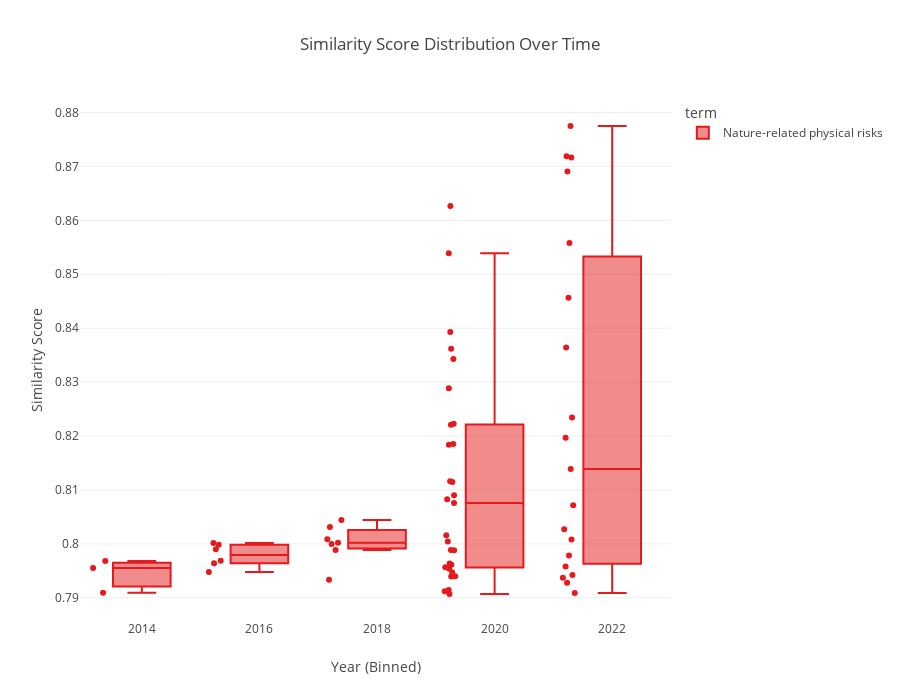

Notebook code cell kept with this figure:
### Code cell
risk_glossary_term = ['Nature-related physical risks']

boxplot_terms_over_time(all_terms_similar_embeddings,risk_glossary_term)

### Figure 1 — Plotly figure (JSON) as saved in the notebook; plotly's stock layout.template omitted (floating-point values rounded to 4 significant figures)
{"data": [{"alignmentgroup": "True", "boxpoints": "all", "hovertemplate": "term=Nature-related physical risks<br>Time Period=%{x}<br>Similarity Score=%{y}<extra></extra>", "legendgroup": "Nature-related physical risks", "marker": {"color": "rgb(228,26,28)"}, "name": "Nature-related physical risks", "notched": false, "offsetgroup": "Nature-related physical risks", "orientation": "v", "showlegend": true, "type": "box", "x": [2022.0, 2022.0, 2022.0, 2022.0, 2022.0, 2022.0, 2022.0, 2022.0, 2022.0, 2022.0, 2022.0, 2022.0, 2022.0, 2022.0, 2022.0, 2022.0, 2022.0, 2022.0, 2022.0, 2020.0, 2020.0, 2020.0, 2020.0, 2020.0, 2020.0, 2020.0, 2020.0, 2020.0, 2020.0, 2020.0, 2020.0, 2020.0, 2020.0, 2020.0, 2020.0, 2020.0, 2020.0, 2020.0, 2020.0, 2020.0, 2020.0, 2020.0, 2020.0, 2020.0, 2020.0, 2020.0, 2020.0, 2020.0, 2018.0, 2018.0, 2018.0, 2018.0, 2018.0, 2018.0, 2018.0, 2016.0, 2016.0, 2016.0, 2016.0, 2016.0, 2016.0, 2014.0, 2014.0, 2014.0], "x0": " ", "xaxis": "x", "y": [0.7979, 0.7958, 0.8072, 0.8197, 0.8139, 0.8717, 0.7937, 0.8235, 0.8775, 0.8691, 0.8008, 0.7942, 0.8719, 0.8558, 0.8457, 0.8364, 0.8027, 0.7928, 0.7909, 0.7912, 0.8393, 0.8343, 0.8626, 0.8362, 0.8116, 0.7957, 0.7964, 0.7907, 0.8539, 0.8289, 0.8115, 0.8076, 0.794, 0.7915, 0.8221, 0.809, 0.7988, 0.7961, 0.7954, 0.7947, 0.8004, 0.7989, 0.8083, 0.8185, 0.8016, 0.7939, 0.8223, 0.8184, 0.7933, 0.8031, 0.8009, 0.8002, 0.7989, 0.8044, 0.8, 0.7964, 0.8001, 0.7948, 0.7969, 0.7998, 0.799, 0.7968, 0.7955, 0.791], "y0": " ", "yaxis": "y"}], "layout": {"boxmode": "group", "height": 700, "legend": {"title": {"text": "term"}, "tracegroupgap": 0}, "title": {"text": "Similarity Score Distribution Over Time"}, "xaxis": {"anchor": "y", "categoryarray": [2014, 2016, 2018, 2020, 2022], "categoryorder": "array", "domain": [0, 1], "dtick": 2, "tickmode": "linear", "title": {"text": "Year (Binned)"}}, "yaxis": {"anchor": "x", "domain": [0, 1], "title": {"text": "Similarity Score"}}}}
